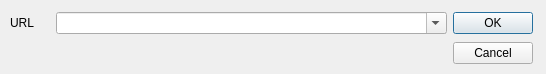
<?xml version="1.0" encoding="UTF-8"?>
<ui version="4.0">
 <class>UrlLinkDialog</class>
 <widget class="QDialog" name="UrlLinkDialog">
  <property name="geometry">
   <rect>
    <x>0</x>
    <y>0</y>
    <width>546</width>
    <height>74</height>
   </rect>
  </property>
  <property name="sizePolicy">
   <sizepolicy hsizetype="Ignored" vsizetype="Ignored">
    <horstretch>0</horstretch>
    <verstretch>0</verstretch>
   </sizepolicy>
  </property>
  <property name="windowTitle">
   <string>Input Task Download Url</string>
  </property>
  <widget class="QWidget" name="layoutWidget">
   <property name="geometry">
    <rect>
     <x>10</x>
     <y>10</y>
     <width>523</width>
     <height>56</height>
    </rect>
   </property>
   <layout class="QGridLayout" name="gridLayout">
    <item row="0" column="0">
     <widget class="QLabel" name="mAddressLabel">
      <property name="sizePolicy">
       <sizepolicy hsizetype="Preferred" vsizetype="Preferred">
        <horstretch>0</horstretch>
        <verstretch>0</verstretch>
       </sizepolicy>
      </property>
      <property name="minimumSize">
       <size>
        <width>0</width>
        <height>0</height>
       </size>
      </property>
      <property name="maximumSize">
       <size>
        <width>40</width>
        <height>16777215</height>
       </size>
      </property>
      <property name="text">
       <string>URL</string>
      </property>
     </widget>
    </item>
    <item row="0" column="1">
     <widget class="QComboBox" name="mLinkComboBox">
      <property name="editable">
       <bool>true</bool>
      </property>
     </widget>
    </item>
    <item row="0" column="2">
     <widget class="QPushButton" name="mSavePushButton">
      <property name="sizePolicy">
       <sizepolicy hsizetype="Maximum" vsizetype="Fixed">
        <horstretch>0</horstretch>
        <verstretch>0</verstretch>
       </sizepolicy>
      </property>
      <property name="text">
       <string>OK</string>
      </property>
     </widget>
    </item>
    <item row="1" column="0" colspan="3">
     <layout class="QHBoxLayout" name="horizontalLayout">
      <item>
       <spacer name="horizontalSpacer">
        <property name="orientation">
         <enum>Qt::Horizontal</enum>
        </property>
        <property name="sizeHint" stdset="0">
         <size>
          <width>438</width>
          <height>20</height>
         </size>
        </property>
       </spacer>
      </item>
      <item>
       <widget class="QPushButton" name="mCacelPushButton">
        <property name="sizePolicy">
         <sizepolicy hsizetype="Maximum" vsizetype="Fixed">
          <horstretch>0</horstretch>
          <verstretch>0</verstretch>
         </sizepolicy>
        </property>
        <property name="text">
         <string>Cancel</string>
        </property>
       </widget>
      </item>
     </layout>
    </item>
   </layout>
  </widget>
 </widget>
 <resources/>
 <connections>
  <connection>
   <sender>mCacelPushButton</sender>
   <signal>clicked()</signal>
   <receiver>UrlLinkDialog</receiver>
   <slot>close()</slot>
   <hints>
    <hint type="sourcelabel">
     <x>493</x>
     <y>52</y>
    </hint>
    <hint type="destinationlabel">
     <x>161</x>
     <y>-10</y>
    </hint>
   </hints>
  </connection>
  <connection>
   <sender>mSavePushButton</sender>
   <signal>clicked()</signal>
   <receiver>UrlLinkDialog</receiver>
   <slot>accept()</slot>
   <hints>
    <hint type="sourcelabel">
     <x>494</x>
     <y>22</y>
    </hint>
    <hint type="destinationlabel">
     <x>272</x>
     <y>36</y>
    </hint>
   </hints>
  </connection>
 </connections>
</ui>
